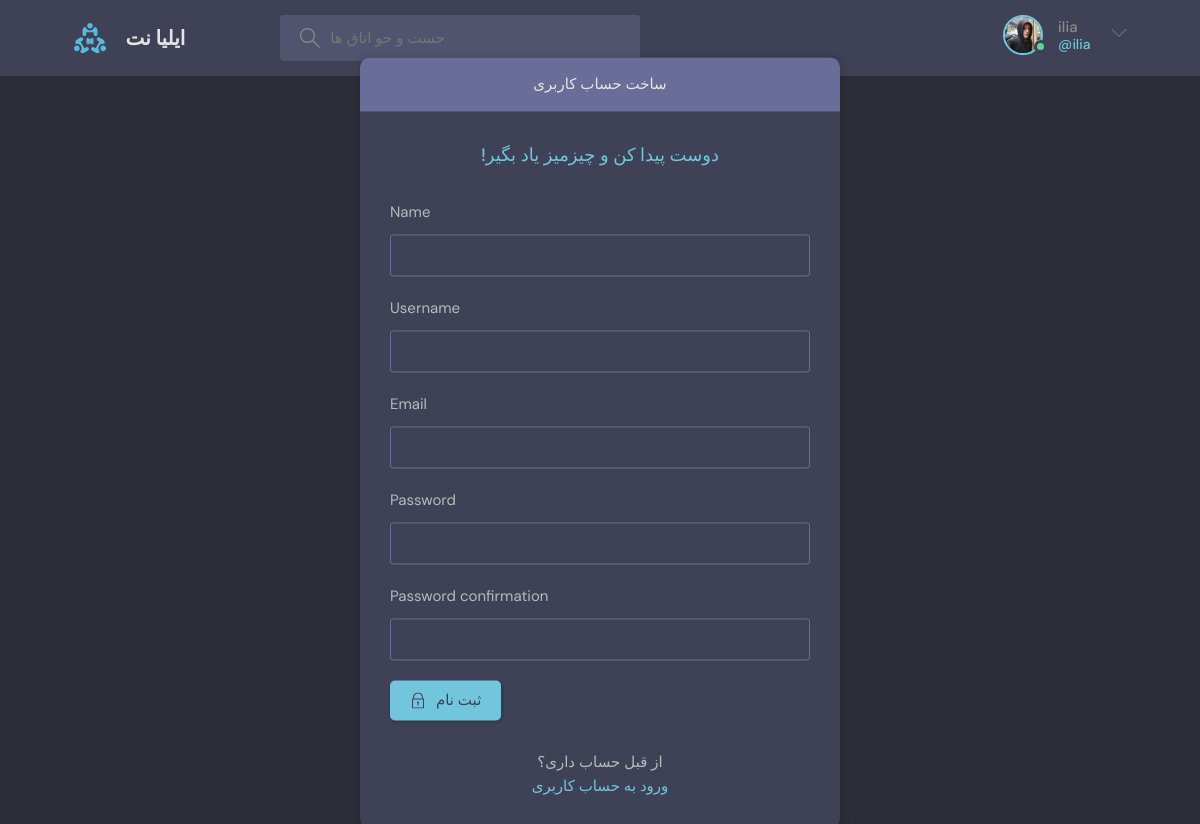
Page /register/ (signed in) on the committed database.
### base/models.py (models this page shows)
class User(AbstractUser):
    name = models.CharField(max_length=200, null=True)
    email = models.EmailField(unique=True, null=True)
    bio = models.TextField(null=True)
    avatar = models.ImageField(null=True, default="avatar.svg")
    USERNAME_FIELD = 'email'
    REQUIRED_FIELDS = []

### base/views.py (the view, shortened to what this page needs)
# urls.py: path("register/",registerPage,name="register"),
def registerPage(request):
    form=MyUserCreationForm
    page="register"
    context={"form":form,'page':page}
    return render(request,'base/login_register.html',context)

### base/templates/base/login_register.html (shortened to what this page needs)
{% extends 'main.html' %}
{% block content %}
{% if page == "Login" %}
<main class="auth layout">
  <div class="container">
    <div class="layout__box">
      <div class="layout__boxHeader">
        <div class="layout__boxTitle">
          <h3>ورود به حساب کاربری</h3>
        </div>
      </div>
      <div class="layout__body">
        <h2 class="auth__tagline">!دوست پیدا کن و چیزمیز یاد بگیر </h2>
        <form class="form" action="" method="POST">
          {% csrf_token %}
          <div class="form__group form__group">
            <label for="room_name">ایمیل</label>
            <input id="email" name="email" type="text" placeholder="ایمیل را وارد کنید" />
          </div>
          <div class="form__group">
            <label for="password">رمز عبور</label>
            <input
              id="password"
              name="password"
              type="password"
              placeholder="&bull;&bull;&bull;&bull;&bull;&bull;&bull;&bull;"
            />
          </div>
          <button class="btn btn--main" type="submit">
            <svg
              version="1.1"
              xmlns="http://www.w3.org/2000/svg"
              width="32"
              height="32"
              viewBox="0 0 32 32"
            >
              <title>lock</title>
              <path
                d="M27 12h-1v-2c0-5.514-4.486-10-10-10s-10 4.486-10 10v2h-1c-0.553 0-1 0.447-1 1v18c0 0.553 0.447 1 1 1h22c0.553 0 1-0.447 1-1v-18c0-0.553-0.447-1-1-1zM8 10c0-4.411 3.589-8 8-8s8 3.589 8 8v2h-16v-2zM26 30h-20v-16h20v16z"
              ></path>
              <path
                d="M15 21.694v4.306h2v-4.306c0.587-0.348 1-0.961 1-1.694 0-1.105-0.895-2-2-2s-2 0.895-2 2c0 0.732 0.413 1.345 1 1.694z"
              ></path>
            </svg>
            ورود
          </button>
        </form>
        <div class="auth__action">
          <p>حساب کاربری نداری؟</p>
          <a href="{% url 'register' %}" class="btn btn--link">ساخت حساب کاربری</a>
        </div>
      </div>
    </div>
  </div>
</main>
{% else %}
<main class="auth layout">
  <div class="container">
    <div class="layout__box">
      <div class="layout__boxHeader">
        <div class="layout__boxTitle">
          <h3>ساخت حساب کاربری</h3>
        </div>
      </div>
      <div class="layout__body">
        <h2 class="auth__tagline">!دوست پیدا کن و چیزمیز یاد بگیر </h2>
        <form class="form" action="" method="POST">
          {% for field in form%}
          <div class="form__group form__group">
            <label for="room_name">{{field.label}}</label>
            {{field}}
          </div>
         {%endfor%}
          <button class="btn btn--main" type="submit">
            ثبت نام
          </button>
        </form>
        <div class="auth__action">
          <p>از قبل حساب داری؟</p>
          <a href="{% url 'login' %}" class="btn btn--link">ورود به حساب کاربری</a>
        </div>
      </div>
    </div>
  </div>
</main>
{% endif %}
{% endblock content %}

### templates/navbar.html (shortened to what this page needs)
{% load static %}
<header class="header header--loggedIn">
    <div class="container">
      <a href="{% url 'home' %}" class="header__logo">
        <img src="{% static 'images/logo.svg' %}" />
        <h1> ایلیا نت</h1>
      </a>
      <form class="header__search" method="GET" action="{% url 'home' %}">
        <label>
          <input name="q" placeholder="جست و جو اتاق ها" />
        </label>
      </form>
      <nav class="header__menu">
        {% if request.user.is_authenticated  %}
        <div class="header__user">
          <a href="{% url 'user-profile' request.user.id %}">
            <div class="avatar avatar--medium active">
              <img src="{{request.user.avatar.url}}" />
            </div>
            <p>{{request.user.username}} <span>@{{request.user.username}}</span></p>
          </a>
          <button class="dropdown-button">
            <svg version="1.1" xmlns="http://www.w3.org/2000/svg" width="32" height="32" viewBox="0 0 32 32">
              <title>chevron-down</title>
              <path d="M16 21l-13-13h-3l16 16 16-16h-3l-13 13z"></path>
            </svg>
          </button>
        </div>
        {% else %}
         <a href="{% url 'login' %}">
            <img src="{% static 'images/avatar.svg' %}" />
            <p>Login</p>
          </a>
          {% endif %}
      </nav>
    </div>
  </header>

### rows in the picture
User: user.avatar (picture), user.username "ilia"

### other values in the picture
{{ field.label }} "Name" "Username" "Email" "Password" "Password confirmation"
